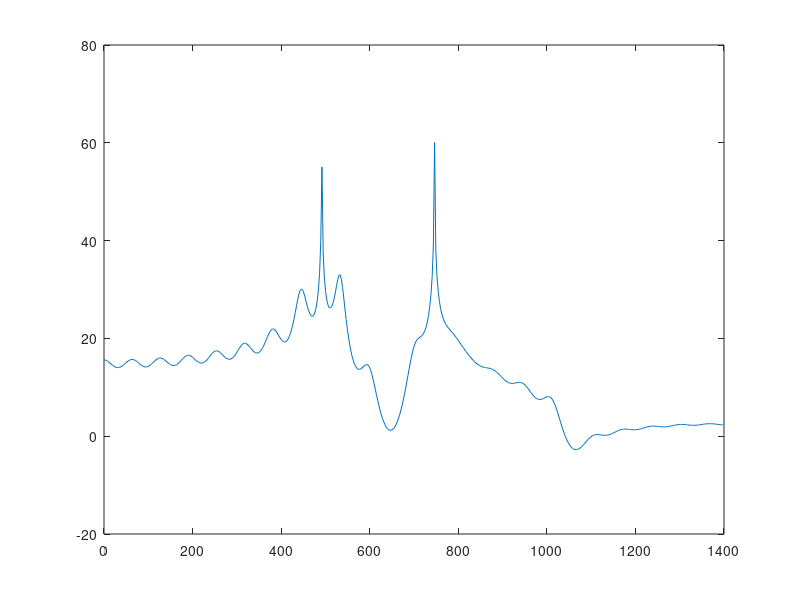

Write the MATLAB code that produced this figure.
%------------------------------------------------------
%Defining filter specifications for 140034
%A=0,B=3,C=4

Ap=0.10             %max passband ripple
Aa=53               %max stopband attanuation
omega_p1=700        %Lower passband edge
omega_p2=1000       %upper passband edge
omega_a1=600        %Lower stopband edge
omega_a2=1150       %Upper stopband edge
omega_s=2800        %Sampling frequency

%--------------------------------------------------------
%finding parameters to define window function
%--------------------------------------------------------
%Finding delta and Aa

delta_p=(10.^(0.05*Ap)-1)/(10.^(0.05*Ap)+1)
delta_a=10.^-(0.05*Aa)

delta=min(delta_p,delta_a)

Aa=-20*log10(delta)
%------------------------------------------------------------
%choosing alpha
if Aa<=21
    alpha=0
elseif (Aa<=50)
    alpha=0.5842*((Aa-21).^0.4)+0.07866*(Aa-21)
else
    alpha=0.1102.*(Aa-8.7)
end

%-------------------------------------------------------------
%Choosing parameter D

if Aa<=21
    D=0.9222
else
    D=(Aa-7.95)/14.36
end
%-------------------------------------------------------------
%selecting lowest value for N

Bt=min((omega_p1-omega_a1),(omega_a2-omega_p2))
omega_c1=(omega_p1-Bt/2)
omega_c2=(omega_p2+Bt/2)

N=ceil(omega_s*D/Bt+1)

if rem(N,2)==0                  % if N is an even number,N=N+1 to make it odd
    N=N+1
end

n=-(N-1)/2:(N-1)/2
%--------------------------------------------------------------
%finding KAIZER window function

% window_fn=kaizer_window(N,alpha)

%--------------------------------------------------------------
%defining public variables to check kaizer window
global beta_value
global Io_alpha
global Io_beta

T=2*pi/omega_s
%---------------------------------------------------------------
%defining h(nT)
impulse_res=[]
for n=0:(N-1)/2
    if n==0
        impulse_res(n+1)=2/omega_s*(omega_c2-omega_c1);
    else
        impulse_res(n+1)=1/((n+1)*pi)*(sin(omega_c2*(n+1)*T)-sin(omega_c1*(n+1)*T));
    end
end

impulse_flip=flip(impulse_res)

impulse_response=[impulse_flip(1:length(impulse_flip)-1),impulse_res]

%---------------------------------------------------------------
Window_impulse_fn=impulse_response;
[freq_response,freq]=freqz(Window_impulse_fn);

plot(freq/T,-20*log10(abs(freq_response)));




